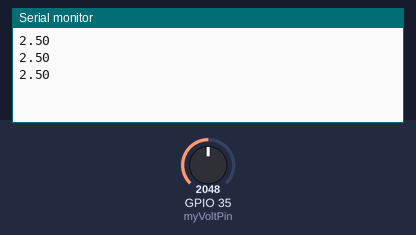
Recording of a sketch running on a simulated ESP32. Parts: the last lines printed to the serial monitor. The test bench sets the inputs (shaded band); at power-on: GPIO 35 (myVoltPin) = 2048.

Above: at 1.3 s.
1.4 s: GPIO 35 (myVoltPin) set to 2866
At 1.9 s:
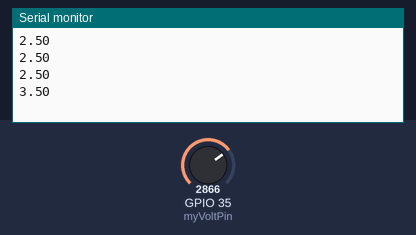
2.9 s: GPIO 35 (myVoltPin) set to 3603
At 3.4 s:
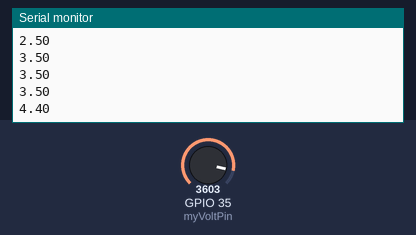
Timing chart, 0 to 5.9 s (numbered marks = the images above; inputs shaded):
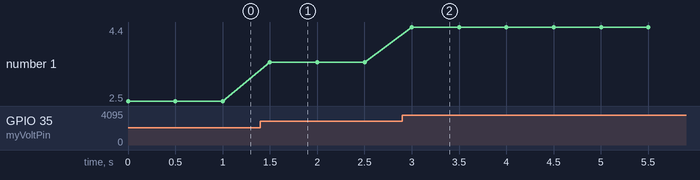

Measured:
- after the input at 1.4 s, the serial monitor: prints a new line after 0.10 s (image 1)
- after the input at 2.9 s, the serial monitor: prints a new line after 0.10 s (image 2)
- plotted number 1: 2.5 → 3.5 after the input at 1.4 s, 3.5 → 4.4 after the input at 2.9 s

The sketch:

voltage_read.ino
```cpp
int myVoltPin = 35;
int readVal;
float V2;
int waitTime = 500;


void setup() {
Serial.begin (9600);

}

void loop() {
readVal = analogRead (myVoltPin);
V2 = (5./4095.) * readVal;
Serial.println (V2);
delay (waitTime);

}
```
